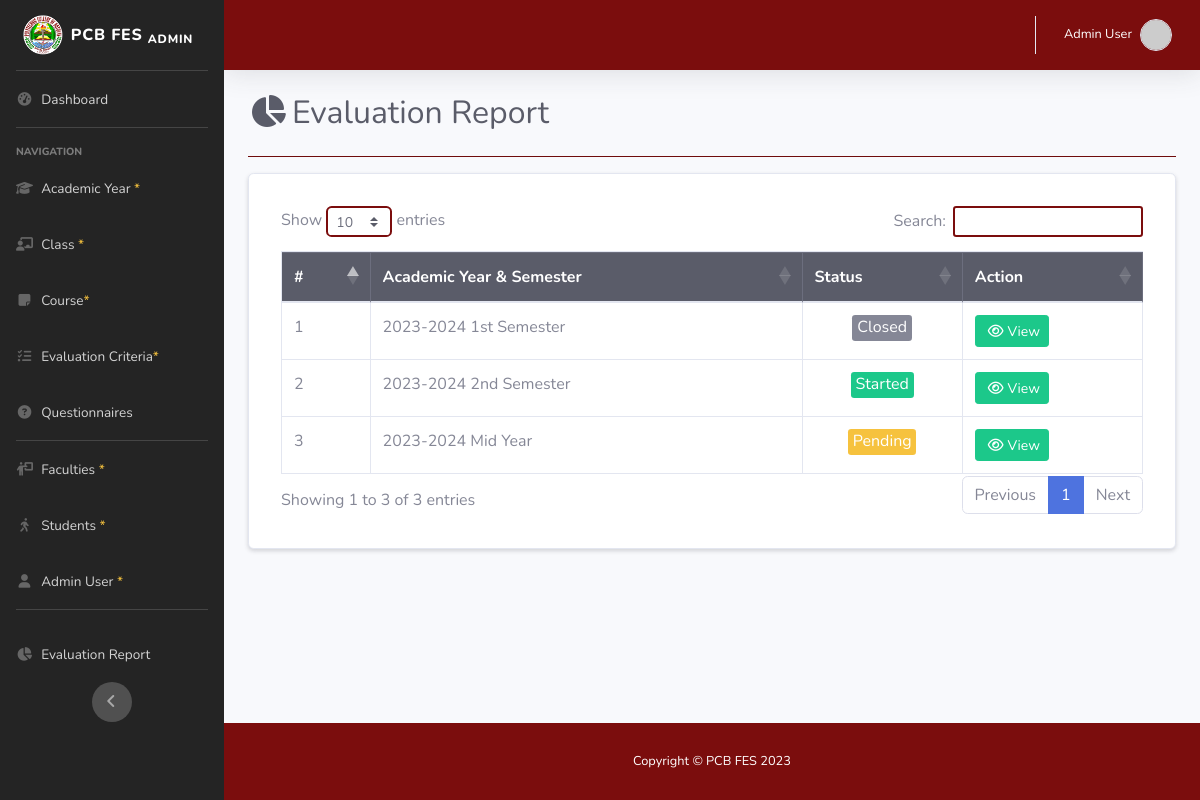
Page /admin/report_2.php (signed in) on the earlier database version.
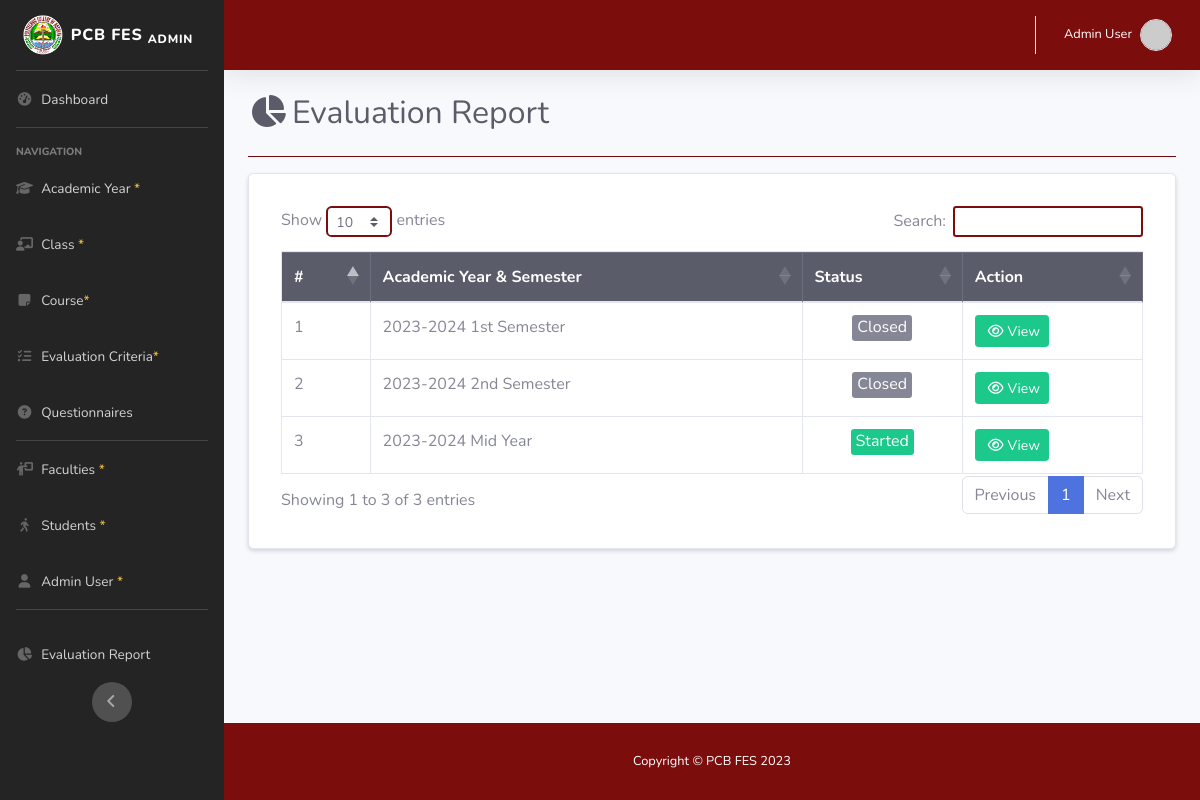
Same page on the later database version.
### tables this page shows
CREATE TABLE `acad_yr_tbl` (
  `acad_id` int(11) NOT NULL,
  `year_start` year(4) NOT NULL,
  `year_end` year(4) NOT NULL,
  `semester` int(11) NOT NULL,
  `status` varchar(50) NOT NULL,
  `is_default` varchar(5) NOT NULL
);

### admin/report_2.php (the view, shortened to what this page needs)
<!DOCTYPE html>
<html lang="en">
<head>
    <link rel="stylesheet" href="https://stackpath.bootstrapcdn.com/bootstrap/4.2.1/css/bootstrap.min.css">
    <link rel="stylesheet" href="https://cdn.datatables.net/1.10.18/css/dataTables.bootstrap4.min.css">
    <link href="../assets/vendor/fontawesome-free/css/all.min.css" rel="stylesheet" type="text/css">
    <link href="../assets/css/sb-admin-2.min.css" rel="stylesheet">
    <link href="../assets/css/custom.css" rel="stylesheet">
    <link rel="stylesheet" href="https://cdn.jsdelivr.net/npm/@sweetalert2/theme-borderless@5/borderless.css" />
</head>
<body id="page-top">
    <div id="wrapper">
            <?php include 'sidebar.php'; ?>
        <div id="content-wrapper" class="d-flex flex-column">
            <div id="content">
                    <?php include 'topbar.php'; ?>
                <div class="container-fluid justify-content-center">
                    <div class="d-sm-flex align-items-center justify-content-between mb-4">
                        <h1 class="h2 mb-0 text-gray-800"> <i class="fas fa-fw fa-chart-pie mr-1"></i>Evaluation Report</h1>
                    </div>
                    <hr class="mb-3 bg-white1">
<div class="container card p-2 mb-4 shadow-sm">
    <div class="row">
        <div class="col-12 col-md-12">
            <div class="container mb-4 mt-4">
                <table id="myTable" class="table table-bordered nowrap" style="width:100%">
                    <thead class="table-dark">
                        <th>#</th>
                        <th>Academic Year & Semester</th>
                        <th>Status</th>
                        <th>Action</th>
                    </thead>
                    <tbody>
                        <?php
                            require '../db/dbconn.php';
                            $sql = "SELECT * FROM acad_yr_tbl ORDER BY year_start ASC";
                            $num = 1;
                            $query = mysqli_query($conn, $sql);
                            while($row = mysqli_fetch_assoc($query)){
                                if ($row['status'] == "started") {
                                    $status = "<td><div class='row'><div class='col text-center'><span class='badge badge-success rounded-sm badge-lg'><span class='h6'>".ucfirst($row['status'])."</span></span></div></div></td>";
                                }else if ($row['status'] == "pending"){
                                    $status = "<td><div class='row'><div class='col text-center'><span class='badge badge-warning rounded-sm badge-lg'><span class='h6'>".ucfirst($row['status'])."</span></span></div></div></td>";
                                }else{
                                    $status = "<td><div class='row'><div class='col text-center'><span class='badge badge-secondary rounded-sm badge-lg'><span class='h6'>".ucfirst($row['status'])."</span></span></div></div></td>";
                                }
                                if ($row['semester'] == 1) {
                                    $semester = "1st Semester";
                                } else if ($row['semester'] == 2){
                                    $semester = "2nd Semester";
                                } else{
                                    $semester = "Mid Year";
                                }
                                echo
                                "<tr>
                                    <td>".$num."</td>
                                    <td>".$row['year_start']. "-" .$row['year_end']. " " .$semester."</td>
                                    $status
                                    <td>
                                        <a href='report_faculty.php?acad_id=".$row['acad_id']."&faculty_id=1' class='btn btn-sm btn-success' data-toggle='modal'><i class='fa fa-eye m-1'></i>View</a>
                                    </td>
                                </tr>";
                            $num++;}
                        ?>
                    </tbody>
                </table>
            </div>
        </div>
    </div>
</div>
                </div>
            </div>
            <?php include 'footer.php'; ?>
        </div>
    </div>
</body>
</html>

Differences in the rows shown:
changed acad_yr_tbl "2nd Semester": status "Started" → "Closed"
changed acad_yr_tbl "Mid Year": status "Pending" → "Started"
